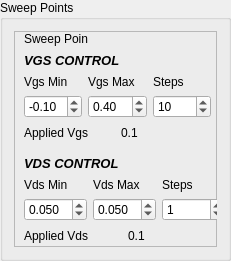
       <widget class="QGroupBox" name="GrSweepMeas_4">
        <property name="geometry">
         <rect>
          <x>30</x>
          <y>40</y>
          <width>231</width>
          <height>261</height>
         </rect>
        </property>
        <property name="title">
         <string>Sweep Points</string>
        </property>
        <layout class="QHBoxLayout" name="horizontalLayout_13">
         <item>
          <widget class="QFrame" name="frame_5">
           <property name="frameShape">
            <enum>QFrame::StyledPanel</enum>
           </property>
           <property name="frameShadow">
            <enum>QFrame::Raised</enum>
           </property>
           <widget class="QWidget" name="layoutWidget">
            <property name="geometry">
             <rect>
              <x>10</x>
              <y>20</y>
              <width>187</width>
              <height>90</height>
             </rect>
            </property>
            <layout class="QVBoxLayout" name="verticalLayout_4">
             <item>
              <widget class="QLabel" name="label_5">
               <property name="font">
                <font>
                 <pointsize>10</pointsize>
                 <weight>75</weight>
                 <italic>true</italic>
                 <bold>true</bold>
                </font>
               </property>
               <property name="text">
                <string>VGS CONTROL</string>
               </property>
              </widget>
             </item>
             <item>
              <layout class="QHBoxLayout" name="horizontalLayout">
               <item>
                <layout class="QVBoxLayout" name="verticalLayout">
                 <item>
                  <widget class="QLabel" name="label_2">
                   <property name="text">
                    <string>Vgs Min</string>
                   </property>
                  </widget>
                 </item>
                 <item>
                  <widget class="QDoubleSpinBox" name="SpnVgsMin">
                   <property name="minimum">
                    <double>-0.500000000000000</double>
                   </property>
                   <property name="maximum">
                    <double>0.500000000000000</double>
                   </property>
                   <property name="singleStep">
                    <double>0.100000000000000</double>
                   </property>
                   <property name="value">
                    <double>-0.100000000000000</double>
                   </property>
                  </widget>
                 </item>
                </layout>
               </item>
               <item>
                <layout class="QVBoxLayout" name="verticalLayout_2">
                 <item>
                  <widget class="QLabel" name="label_3">
                   <property name="text">
                    <string>Vgs Max</string>
                   </property>
                  </widget>
                 </item>
                 <item>
                  <widget class="QDoubleSpinBox" name="SpnVgsMax">
                   <property name="minimum">
                    <double>-0.200000000000000</double>
                   </property>
                   <property name="maximum">
                    <double>2.000000000000000</double>
                   </property>
                   <property name="singleStep">
                    <double>0.100000000000000</double>
                   </property>
                   <property name="value">
                    <double>0.400000000000000</double>
                   </property>
                  </widget>
                 </item>
                </layout>
               </item>
               <item>
                <layout class="QVBoxLayout" name="verticalLayout_3">
                 <item>
                  <widget class="QLabel" name="label_4">
                   <property name="text">
                    <string>Steps</string>
                   </property>
                  </widget>
                 </item>
                 <item>
                  <widget class="QSpinBox" name="SpnVgsStep">
                   <property name="value">
                    <number>10</number>
                   </property>
                  </widget>
                 </item>
                </layout>
               </item>
              </layout>
             </item>
             <item>
              <layout class="QHBoxLayout" name="horizontalLayout_2">
               <item>
                <widget class="QLabel" name="label_6">
                 <property name="text">
                  <string>Applied Vgs</string>
                 </property>
                </widget>
               </item>
               <item>
                <widget class="QLabel" name="LblVgs">
                 <property name="text">
                  <string>0.1</string>
                 </property>
                </widget>
               </item>
              </layout>
             </item>
            </layout>
           </widget>
           <widget class="QWidget" name="layoutWidget_2">
            <property name="geometry">
             <rect>
              <x>10</x>
              <y>123</y>
              <width>201</width>
              <height>90</height>
             </rect>
            </property>
            <layout class="QVBoxLayout" name="verticalLayout_10">
             <item>
              <widget class="QLabel" name="label_13">
               <property name="font">
                <font>
                 <pointsize>10</pointsize>
                 <weight>75</weight>
                 <italic>true</italic>
                 <bold>true</bold>
                </font>
               </property>
               <property name="text">
                <string>VDS CONTROL</string>
               </property>
              </widget>
             </item>
             <item>
              <layout class="QHBoxLayout" name="horizontalLayout_6">
               <item>
                <layout class="QVBoxLayout" name="verticalLayout_11">
                 <item>
                  <widget class="QLabel" name="label_14">
                   <property name="text">
                    <string>Vds Min</string>
                   </property>
                  </widget>
                 </item>
                 <item>
                  <widget class="QDoubleSpinBox" name="SpnVdsMin">
                   <property name="decimals">
                    <number>3</number>
                   </property>
                   <property name="minimum">
                    <double>-0.200000000000000</double>
                   </property>
                   <property name="maximum">
                    <double>0.200000000000000</double>
                   </property>
                   <property name="singleStep">
                    <double>0.015000000000000</double>
                   </property>
                   <property name="value">
                    <double>0.050000000000000</double>
                   </property>
                  </widget>
                 </item>
                </layout>
               </item>
               <item>
                <layout class="QVBoxLayout" name="verticalLayout_12">
                 <item>
                  <widget class="QLabel" name="label_15">
                   <property name="text">
                    <string>Vds Max</string>
                   </property>
                  </widget>
                 </item>
                 <item>
                  <widget class="QDoubleSpinBox" name="SpnVdsMax">
                   <property name="decimals">
                    <number>3</number>
                   </property>
                   <property name="minimum">
                    <double>-0.200000000000000</double>
                   </property>
                   <property name="maximum">
                    <double>0.200000000000000</double>
                   </property>
                   <property name="singleStep">
                    <double>0.015000000000000</double>
                   </property>
                   <property name="value">
                    <double>0.050000000000000</double>
                   </property>
                  </widget>
                 </item>
                </layout>
               </item>
               <item>
                <layout class="QVBoxLayout" name="verticalLayout_13">
                 <item>
                  <widget class="QLabel" name="label_16">
                   <property name="text">
                    <string>Steps</string>
                   </property>
                  </widget>
                 </item>
                 <item>
                  <widget class="QSpinBox" name="SpnVdsStep">
                   <property name="value">
                    <number>1</number>
                   </property>
                  </widget>
                 </item>
                </layout>
               </item>
              </layout>
             </item>
             <item>
              <layout class="QHBoxLayout" name="horizontalLayout_7">
               <item>
                <widget class="QLabel" name="label_17">
                 <property name="text">
                  <string>Applied Vds</string>
                 </property>
                </widget>
               </item>
               <item>
                <widget class="QLabel" name="LblVds">
                 <property name="text">
                  <string>0.1</string>
                 </property>
                </widget>
               </item>
              </layout>
             </item>
            </layout>
           </widget>
           <widget class="QLabel" name="label_30">
            <property name="geometry">
             <rect>
              <x>10</x>
              <y>0</y>
              <width>64</width>
              <height>16</height>
             </rect>
            </property>
            <property name="text">
             <string>Sweep Points</string>
            </property>
           </widget>
          </widget>
         </item>
        </layout>
       </widget>
